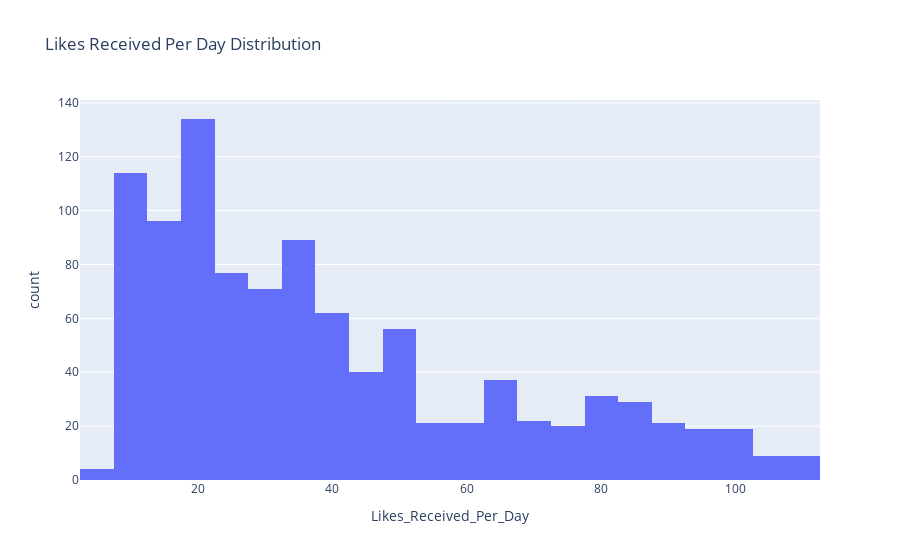

Notebook source saved alongside this figure:
### Code cell
plt = px.histogram(df, x='Likes_Received_Per_Day', title='Likes Received Per Day Distribution')
plt.show()

### Figure 1 — Plotly figure (JSON) as saved in the notebook; plotly's stock layout.template omitted (floating-point values rounded to 4 significant figures; data arrays with more than 128 entries replaced by an {"elided": "..."} marker saying what was removed)
{"data": [{"bingroup": "x", "hovertemplate": "Likes_Received_Per_Day=%{x}<br>count=%{y}<extra></extra>", "legendgroup": "", "marker": {"color": "#636efa", "pattern": {"shape": ""}}, "name": "", "orientation": "v", "showlegend": false, "type": "histogram", "x": {"elided": "1001 float values"}, "xaxis": "x", "yaxis": "y"}], "layout": {"barmode": "relative", "legend": {"tracegroupgap": 0}, "title": {"text": "Likes Received Per Day Distribution"}, "xaxis": {"anchor": "y", "domain": [0, 1], "title": {"text": "Likes_Received_Per_Day"}}, "yaxis": {"anchor": "x", "domain": [0, 1], "title": {"text": "count"}}}}
